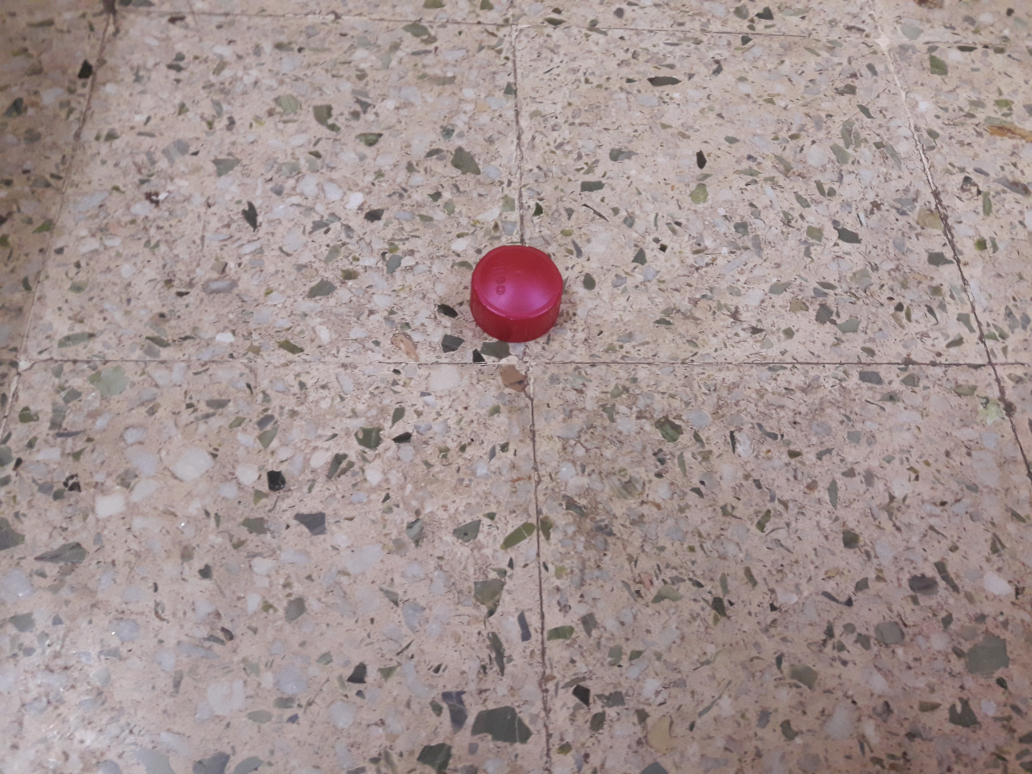
#> input picture rsd.jpg, 4128 x 3096 px, given in place of toilet19.jpg, which was not available (shown at 1/4 size)
$ python contour.py   (older library calls are emulated)
#> lines starting #> are read from the running program, lines starting #| are printed output that depends on the picture; after the words box and inside, x2 and y2 are one past the last pixel; in counts of white or black regions, pixels touching at a corner belong together; pictures that were not available may be replaced by others from this repository, and a replacement may not be noted
from scipy.spatial import distance as dist
from imutils import perspective
from imutils import contours
import numpy as np
import argparse
import imutils
import cv2

# load the image, convert it to grayscale, and blur it slightly
image = cv2.imread("toilet19.jpg")
#> image is the input picture: shape (3096, 4128, 3); mean B, G, R 145.8, 147.2, 162.9
dim=(300,300)
image=cv2.resize(image,dim,interpolation=cv2.INTER_AREA)
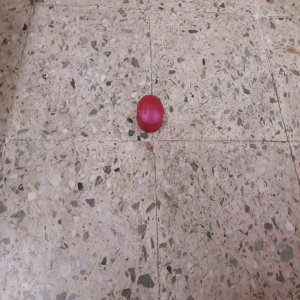
#> image: shape (300, 300, 3); mean B, G, R 145.8, 147.2, 162.9
gray = cv2.cvtColor(image, cv2.COLOR_BGR2GRAY)
#gray1 = cv2.GaussianBlur(gray, (9, 9), 0)
gray1=cv2.bilateralFilter(gray,11,17,17)
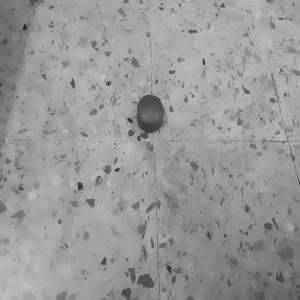
#> gray1: shape (300, 300); min 47, max 196, mean 152.4
# perform edge detection, then perform a dilation + erosion to
# close gaps in between object edges
edged1 = cv2.Canny(gray1, 50, 100)
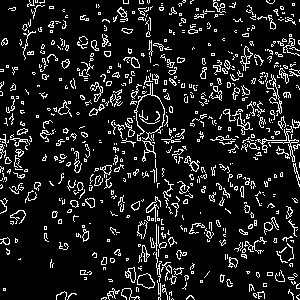
#> edged1: shape (300, 300); 11.4% white in thin lines or dots
edged1 = cv2.dilate(edged1, None, iterations=1)
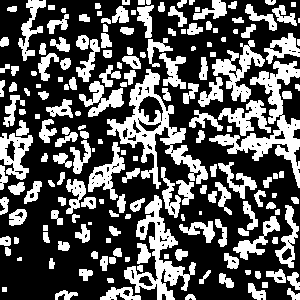
#> edged1: shape (300, 300); 35.5% white; 186 white regions (5 under 20 px), largest, box (x1, y1, x2, y2) and area: (107, 69, 208, 189) 3095, (209, 61, 300, 188) 2787, (124, 195, 196, 300) 2218
edged1 = cv2.erode(edged1, None, iterations=1)
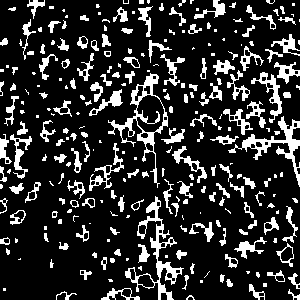
#> edged1: shape (300, 300); 18% white; 267 white regions (111 under 20 px)

(cnts, _) = cv2.findContours(edged1.copy(), cv2.RETR_LIST, cv2.CHAIN_APPROX_SIMPLE)
#> cnts = 349 contours, 187 with area under 20; largest, box (x1, y1, x2, y2) and area: (108, 73, 168, 188) 1756, (125, 196, 184, 300) 1177, (136, 94, 165, 133) 784, (228, 116, 300, 187) 780, (251, 72, 282, 123) 348
c = max(cnts, key = cv2.contourArea)
#> c = contour of 233 points, box (x1, y1, x2, y2) (108, 73, 168, 188), area 1756

found=cv2.minAreaRect(c)
#> found = ((136.8, 127.7), (111.9, 59.26), -82.01)
box = np.int0(cv2.cv.BoxPoints(found))
#> box = [[158, 187], [99, 178], [115, 68], [173, 76]]
cv2.drawContours(image, [box], -1, (0, 255, 0), 2)
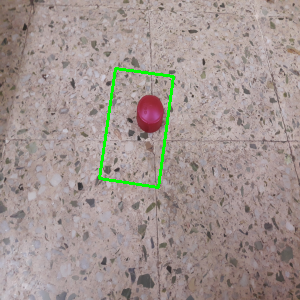
#> image: shape (300, 300, 3); 1.12% of pixels changed, all inside (x1, y1, x2, y2) = (98, 67, 175, 189)

cv2.imshow("image",image)
cv2.imshow("edged1",edged1)
cv2.imshow("blurred",gray1)
cv2.waitKey(0)
